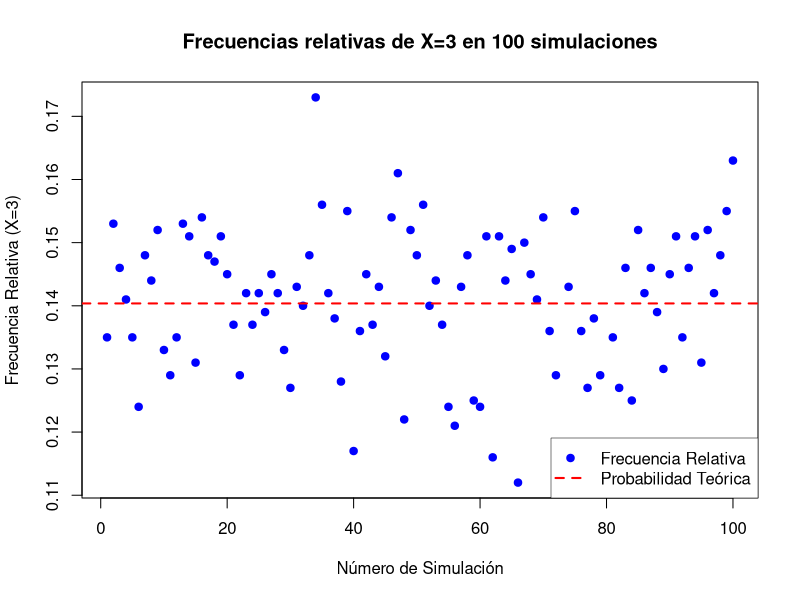
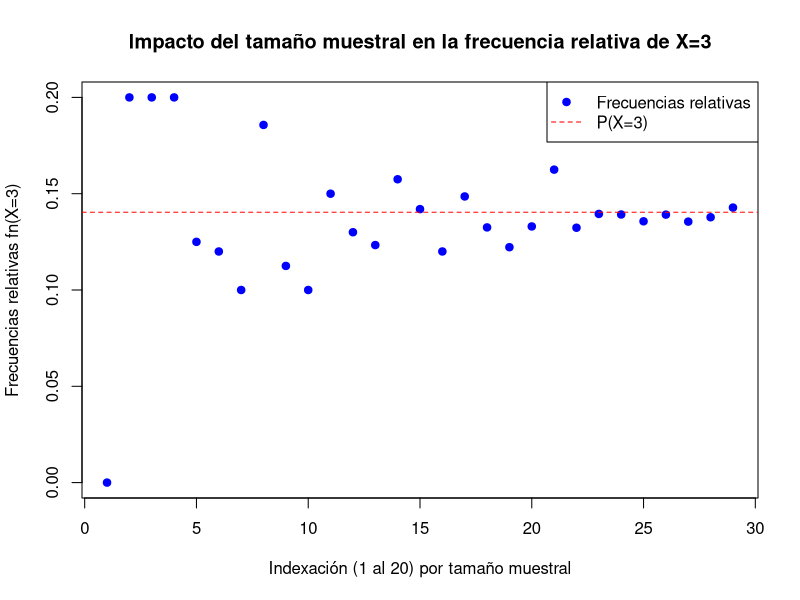
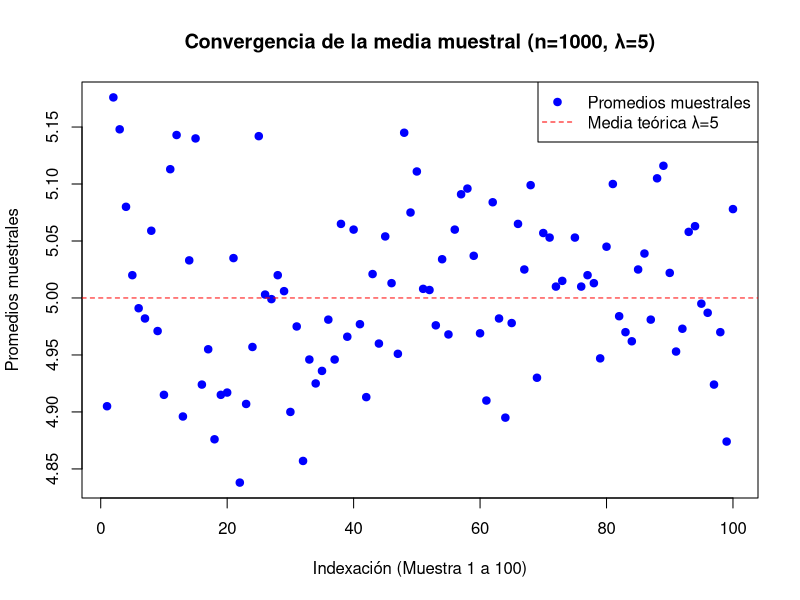
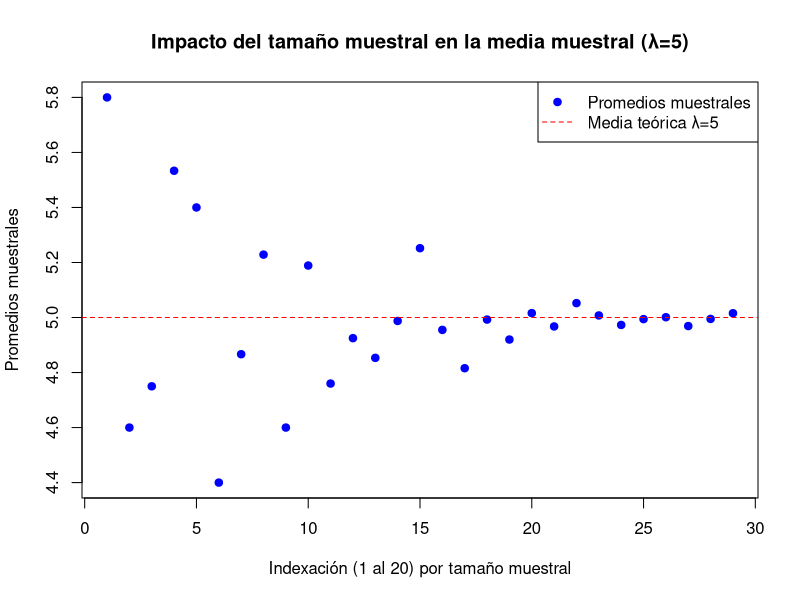

These charts were generated, in order, by the following R code:
## ---- chunk 1
set.seed(123)
knitr::opts_chunk$set(echo = TRUE, warning = FALSE, message = FALSE)
## ---- chunk 2
# a. Cálculo de probabilidad teórica:
# x = 3
xes3 <- dpois(3,5)


n=1000

muestra <- rpois(n, lambda = 5)
# x=3
# 2. Calcular la frecuencia absoluta para X=3
frecuencia_absoluta <- sum(muestra == 3)
frecuencia_relativa <- frecuencia_absoluta / n



#C. Análisis de la variabilidad entre muestras:

#Genera 100 muestras aleatorias de tamaño n=1,000.
#Calcula la frecuencia relativa para X=3 en cada muestra.
#Construye un gráfico de dispersión:

#Inicializar un vector vacío para guardar las frecuencias relativas
frecuencias_relativas <- c()

# Generar 100 muestras y calcular la frecuencia relativa para cada una
for (i in 1:100) {
  # Generar una muestra aleatoria de tamaño 1000 con lambda = 5
  muestra <- rpois(1000, lambda = 5)
  
  # Calcular la frecuencia de X=3
  frecuencia_x_3 <- sum(muestra == 3)
  
  # Calcular la frecuencia relativa y guardarla
  frecuencia_relativa_x_3 <- frecuencia_x_3 / 1000
  frecuencias_relativas <- c(frecuencias_relativas, frecuencia_relativa_x_3)
}

simulaciones <- 1:100
datos_grafico <- data.frame(Simulacion = simulaciones, Frecuencia = frecuencias_relativas)
## ---- chunk 3
plot(datos_grafico$Simulacion, datos_grafico$Frecuencia,
     main = "Frecuencias relativas de X=3 en 100 simulaciones",
     xlab = "Número de Simulación",
     ylab = "Frecuencia Relativa (X=3)",
     pch = 19,
     col = "blue")


abline(h = xes3, col = "red", lty = 2, lwd = 2)

# Añadir la leyenda en una posición que no estorbe
legend("bottomright",
       legend = c("Frecuencia Relativa", "Probabilidad Teórica"),
       col = c("blue", "red"), pch = c(19, NA), lty = c(NA, 2), lwd = c(NA, 2),
       bg = "white",
       box.lwd = 0.5)
## ---- chunk 4
#Genera muestras aleatorias con tamaños:
# Definir los tamaños muestrales
sample_sizes <- c(5, 10, 20, 30, 40, 50, 60, 70, 80, 90, 100, 200, 300, 400,500, 600, 700, 800, 900, 1000, 2000, 3000, 4000, 5000, 6000, 7000, 8000, 9000, 10000)

# Vector para almacenar las frecuencias relativas
rel_freqs <- numeric(length(sample_sizes))
# Generar muestras y calcular frecuencias relativas
for (i in 1:length(sample_sizes)) {
  n <- sample_sizes[i]
  samples <- rpois(n, lambda = 5)
  rel_freq <- sum(samples == 3) / n
  rel_freqs[i] <- rel_freq
  cat("Tamaño muestral", n, ": Frecuencia relativa =", rel_freq, "\n")
}

## ---- chunk 5
# Construir el gráfico de dispersión

plot(1:length(sample_sizes), rel_freqs, 
     xlab = "Indexación (1 al 20) por tamaño muestral",
     ylab = "Frecuencias relativas fn(X=3)",
     main = "Impacto del tamaño muestral en la frecuencia relativa de X=3",
     pch = 19, col = "blue")

# Dibujar la línea horizontal en P(X=3)
abline(h = xes3, col = "red", lty = 2)
legend("topright", legend = c("Frecuencias relativas", "P(X=3)"),
       col = c("blue", "red"), pch = c(19, NA), lty = c(NA, 2))
## ---- chunk 6

# Definir parámetros
lambda <- 5  # Media teórica de la distribución de Poisson
n <- 1000    # Tamaño de cada muestra
num_samples <- 100  # Número de muestras

# Generar 100 muestras de tamaño n=1000 y calcular promedios muestrales
sample_means <- numeric(num_samples)
for (i in 1:num_samples) {
  sample <- rpois(n, lambda = lambda)
  sample_means[i] <- mean(sample)
}
## ---- chunk 7

# Mostrar la media teórica
cat("Media teórica λ =", lambda, "\n\n")

# Imprimir los promedios muestrales
for (i in 1:num_samples) {
  cat("Muestra", i, ": Promedio muestral =", sample_means[i], "\n")
}
## ---- chunk 8
# Construir el gráfico de dispersión
plot(1:num_samples, sample_means,
     xlab = "Indexación (Muestra 1 a 100)",
     ylab = "Promedios muestrales",
     main = "Convergencia de la media muestral (n=1000, λ=5)",
     pch = 19, col = "blue")

# Trazar la línea horizontal en la media teórica
abline(h = lambda, col = "red", lty = 2)
legend("topright", legend = c("Promedios muestrales", "Media teórica λ=5"),
       col = c("blue", "red"), pch = c(19, NA), lty = c(NA, 2))

## ---- chunk 9
sample_sizes_lambda5_5 <- c(5, 10, 20, 30, 40, 50, 60, 70, 80, 90, 100, 200, 300,400, 500, 600, 700, 800, 900, 1000, 2000, 3000, 4000, 5000, 6000, 7000, 8000, 9000, 10000)

# Vector para almacenar los promedios muestrales
sample_means <- numeric(length(sample_sizes_lambda5_5))
## ---- chunk 10

# Generar muestras y calcular promedios muestrales
for (i in 1:length(sample_sizes_lambda5_5)) {
  n <- sample_sizes_lambda5_5[i]
  sample <- rpois(n, lambda = lambda)
  sample_means[i] <- mean(sample)
  cat("Tamaño muestral", n, ": Promedio muestral =", sample_means[i], "\n")
}

# Mostrar la media teórica
cat("\nMedia teórica λ =", lambda, "\n\n")
## ---- chunk 11
# Construir el gráfico de dispersión
plot(1:length(sample_sizes), sample_means,
     xlab = "Indexación (1 al 20) por tamaño muestral",
     ylab = "Promedios muestrales",
     main = "Impacto del tamaño muestral en la media muestral (λ=5)",
     pch = 19, col = "blue")

# Trazar la línea horizontal en la media teórica
abline(h = lambda, col = "red", lty = 2)
legend("topright", legend = c("Promedios muestrales", "Media teórica λ=5"),
       col = c("blue", "red"), pch = c(19, NA), lty = c(NA, 2))
